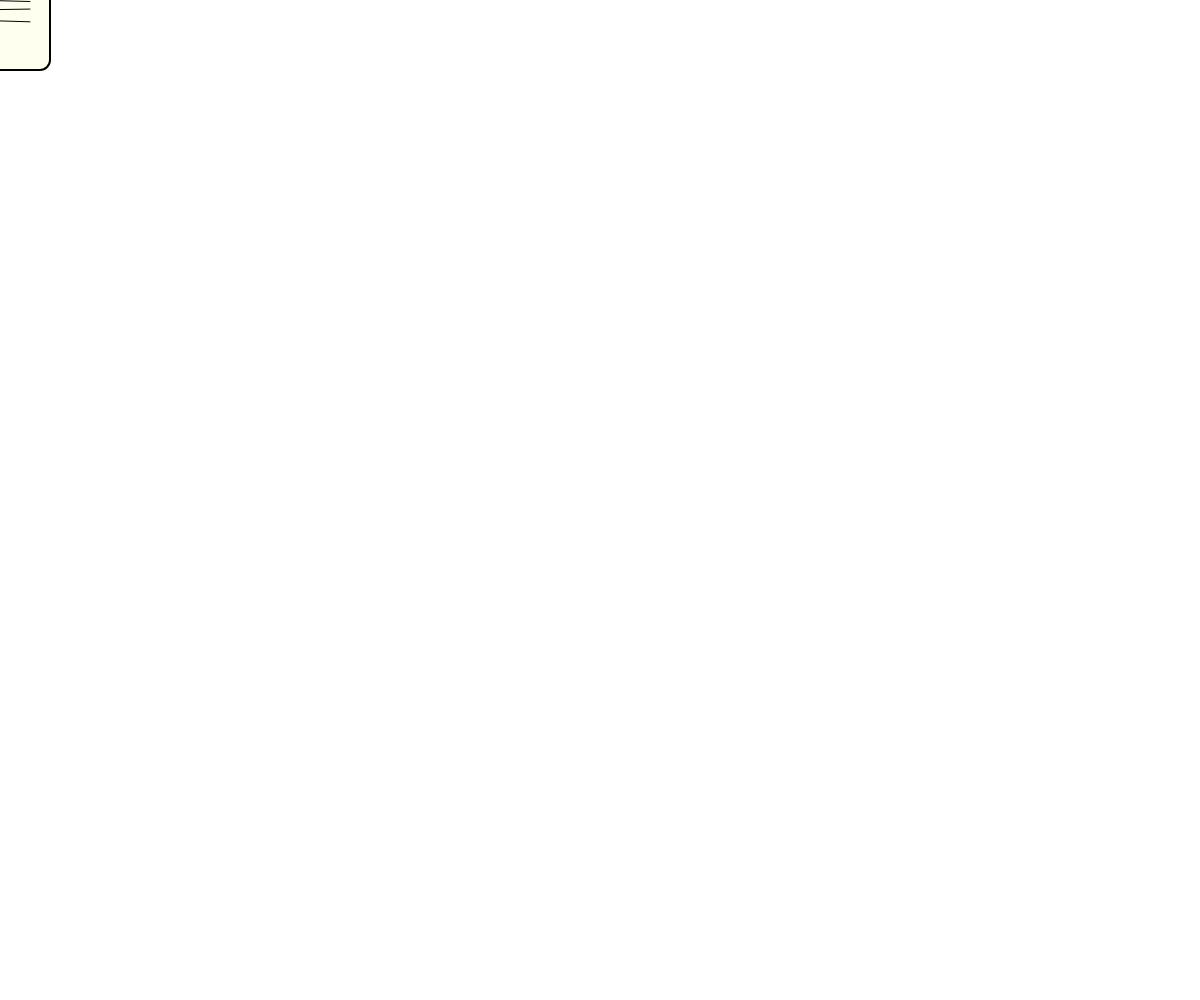
Frame 1 (no input)
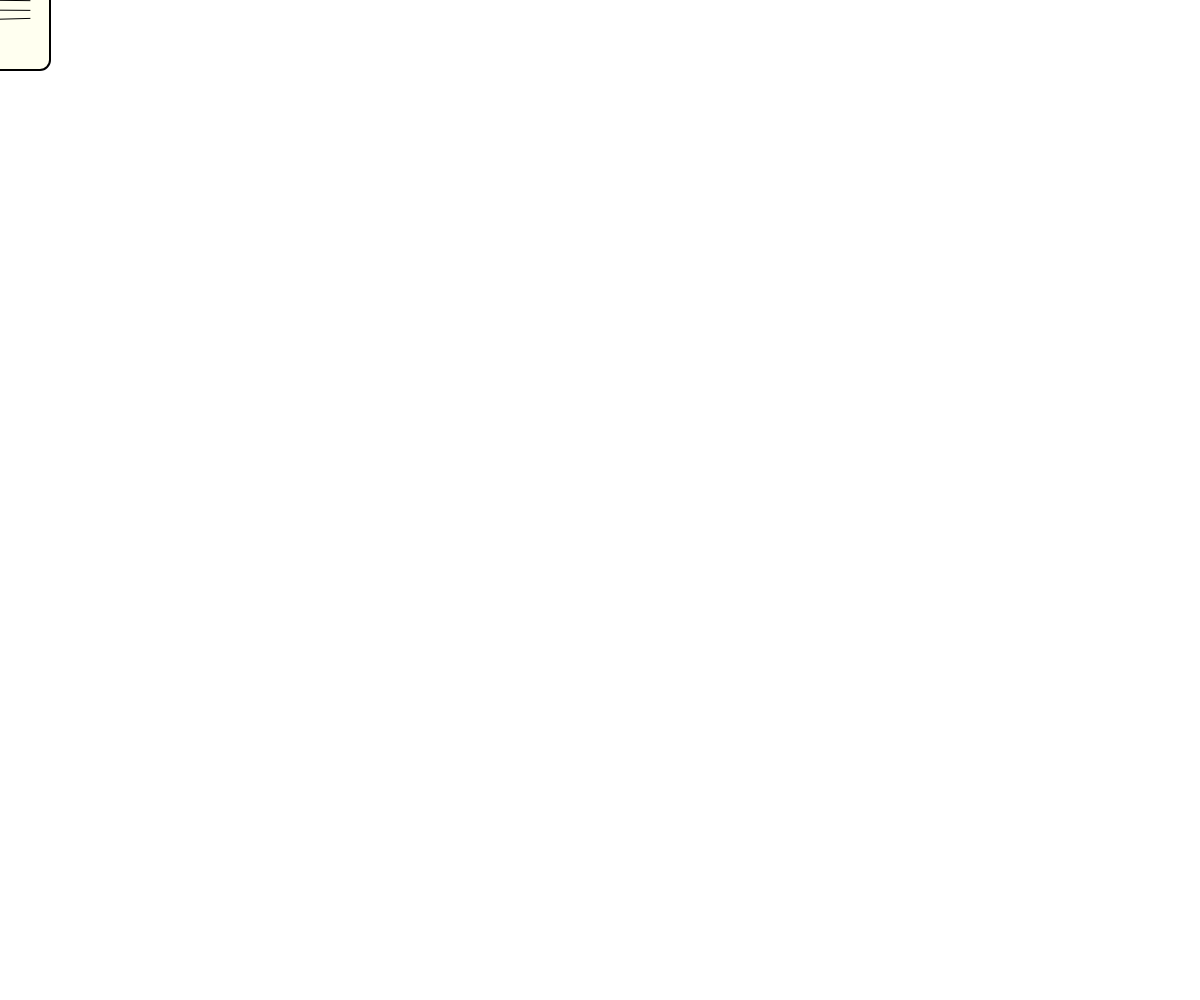
Frame 60 (no input)
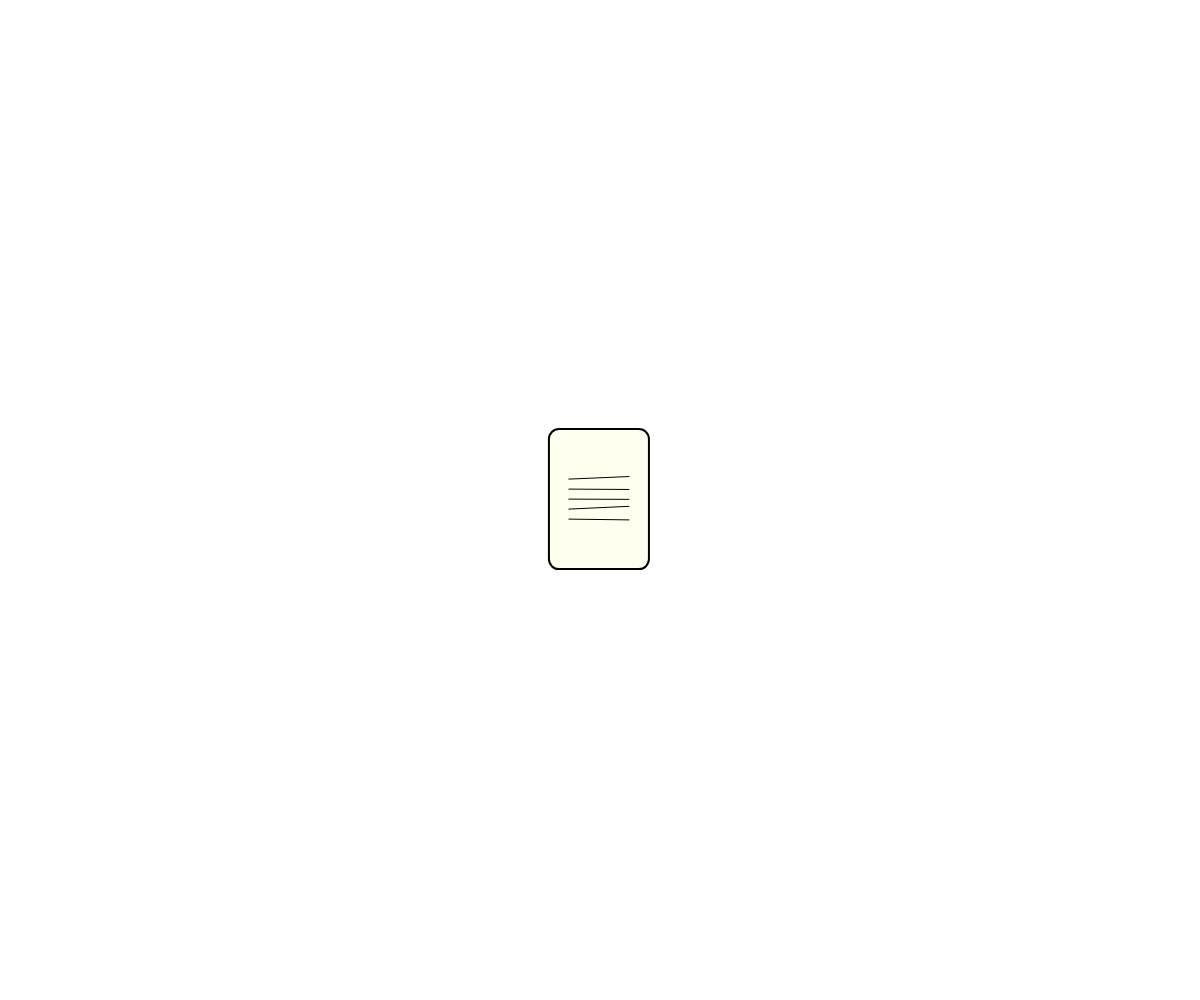
Frame 120 (the mouse pressed at the canvas centre since frame 60)

The p5.js sketch that drew these frames (run headless with seeded random() and noise() and a simulated clock; from frame 60 on, the mouse is pressed at the canvas centre):

// p5.js sketch
// ── sketch.js
let canvas;
let xPos = 0;
let yPos = 0;
let easing = .1;

function setup(){
    canvas = createCanvas(windowWidth, windowHeight);
    canvas.position(0, 0);
    canvas.style("z-index", -2);
    //background(225);
}

function windowResize(){
    resizeCanvas(windowWidth, windowHeight);
}

function draw(){
    clear();

    xPos = xPos +((mouseX - xPos) * easing);
    yPos = yPos +((mouseY - yPos) * easing);

    drawThing(xPos, yPos);
}

function drawThing(_x, _y){
    fill(255, 255, 240);
    stroke(0);
    strokeWeight(2);
    rectMode(CENTER);
    rect(_x, _y, 100, 140, 10);

    // Simple scribble (randomized lines)
    strokeWeight(1);
    for (let i = -20; i <= 20; i += 10) {
        line(_x - 30, _y + i, _x + 30, _y + i + random(-3, 3));
    }
}
